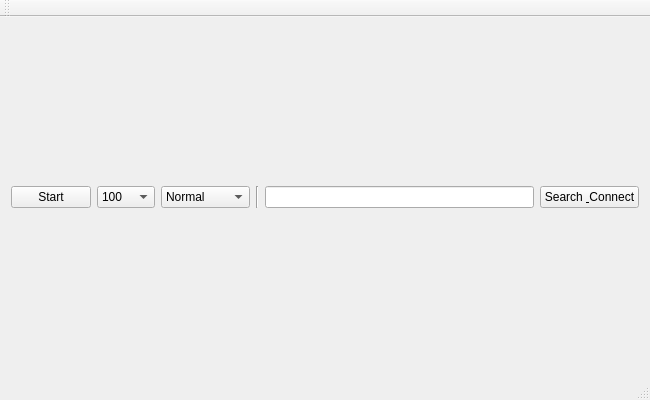
<?xml version="1.0" encoding="UTF-8"?>
<ui version="4.0">
 <class>MainWindow</class>
 <widget class="QMainWindow" name="MainWindow">
  <property name="geometry">
   <rect>
    <x>0</x>
    <y>0</y>
    <width>650</width>
    <height>400</height>
   </rect>
  </property>
  <property name="windowTitle">
   <string>MainWindow</string>
  </property>
  <widget class="QWidget" name="centralWidget">
   <layout class="QGridLayout" name="gridLayout_2">
    <item row="0" column="0">
     <layout class="QHBoxLayout" name="mainLayout">
      <item>
       <widget class="QPushButton" name="pushButtonStart">
        <property name="text">
         <string>Start</string>
        </property>
       </widget>
      </item>
      <item>
       <widget class="QComboBox" name="comboBoxPeriod">
        <item>
         <property name="text">
          <string>100</string>
         </property>
        </item>
        <item>
         <property name="text">
          <string>500</string>
         </property>
        </item>
        <item>
         <property name="text">
          <string>1000</string>
         </property>
        </item>
        <item>
         <property name="text">
          <string>2500</string>
         </property>
        </item>
        <item>
         <property name="text">
          <string>5000</string>
         </property>
        </item>
       </widget>
      </item>
      <item>
       <widget class="QComboBox" name="comboBoxStyle">
        <item>
         <property name="text">
          <string>Normal</string>
         </property>
        </item>
        <item>
         <property name="text">
          <string>Harmonics</string>
         </property>
        </item>
       </widget>
      </item>
      <item>
       <widget class="Line" name="line">
        <property name="orientation">
         <enum>Qt::Vertical</enum>
        </property>
       </widget>
      </item>
      <item>
       <widget class="QLineEdit" name="lineEditDeviceInfo"/>
      </item>
      <item>
       <widget class="QPushButton" name="pushButtonSearch">
        <property name="sizePolicy">
         <sizepolicy hsizetype="Preferred" vsizetype="Fixed">
          <horstretch>0</horstretch>
          <verstretch>0</verstretch>
         </sizepolicy>
        </property>
        <property name="text">
         <string>Search &amp; Connect</string>
        </property>
       </widget>
      </item>
     </layout>
    </item>
    <item row="1" column="0">
     <layout class="QHBoxLayout" name="horizontalLayout"/>
    </item>
   </layout>
  </widget>
  <widget class="QMenuBar" name="menuBar">
   <property name="geometry">
    <rect>
     <x>0</x>
     <y>0</y>
     <width>650</width>
     <height>20</height>
    </rect>
   </property>
  </widget>
  <widget class="QToolBar" name="mainToolBar">
   <attribute name="toolBarArea">
    <enum>TopToolBarArea</enum>
   </attribute>
   <attribute name="toolBarBreak">
    <bool>false</bool>
   </attribute>
  </widget>
  <widget class="QStatusBar" name="statusBar"/>
 </widget>
 <layoutdefault spacing="6" margin="11"/>
 <resources/>
 <connections/>
</ui>
